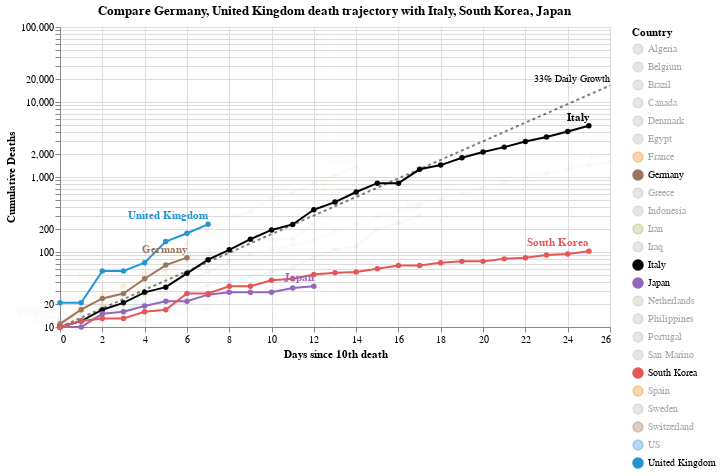

The cell this chart's notebook holds for it:
### Code cell
#hide_input
chart4 = make_since_chart(['Germany', 'United Kingdom'])
chart4

### Figure 1 — Vega-Lite specification as saved in the notebook (floating-point values rounded to 4 significant figures; data arrays with more than 128 entries replaced by an {"elided": "..."} marker saying what was removed)
{"config": {"view": {"continuousWidth": 400, "continuousHeight": 300}}, "layer": [{"mark": {"type": "line", "color": "black", "opacity": 0.5, "strokeDash": [3, 3]}, "encoding": {"x": {"type": "quantitative", "field": "Days since 10th death"}, "y": {"type": "quantitative", "field": "Confirmed Cases"}}}, {"mark": {"type": "text", "align": "right", "dy": -6, "fontSize": 10, "text": "33% Daily Growth"}, "encoding": {"x": {"type": "quantitative", "field": "Days since 10th death"}, "y": {"type": "quantitative", "field": "Confirmed Cases"}}, "transform": [{"filter": "(datum['Days since 10th death'] >= 26)"}]}, {"data": {"name": "data-da39ba321c3942fafb40d8ec03b3e314"}, "mark": {"type": "line", "point": true}, "encoding": {"color": {"type": "nominal", "field": "Country", "scale": {"domain": ["Algeria", "Belgium", "Brazil", "Canada", "Denmark", "Egypt", "France", "Germany", "Greece", "Indonesia", "Iran", "Iraq", "Italy", "Japan", "Netherlands", "Philippines", "Portugal", "San Marino", "South Korea", "Spain", "Sweden", "Switzerland", "US", "United Kingdom"], "range": ["#C1B7AD", "#C1B7AD", "#C1B7AD", "#C1B7AD", "#C1B7AD", "#C1B7AD", "#F58518", "#9D755D", "#C1B7AD", "#C1B7AD", "#A1BA59", "#C1B7AD", "black", "#9467bd", "#C1B7AD", "#C1B7AD", "#C1B7AD", "#C1B7AD", "#E45756", "#F58518", "#C1B7AD", "#9D755D", "#2495D3", "#2495D3"]}}, "opacity": {"condition": {"value": 1, "selection": "selector004"}, "value": 0.05}, "tooltip": [{"type": "nominal", "field": "Country"}, {"type": "temporal", "field": "Date"}, {"type": "quantitative", "field": "Confirmed Cases"}, {"type": "quantitative", "field": "Days since 10th death"}], "x": {"type": "quantitative", "field": "Days since 10th death"}, "y": {"type": "quantitative", "axis": {"title": "Cumulative Deaths"}, "field": "Confirmed Cases", "scale": {"type": "log"}}}, "selection": {"selector004": {"type": "multi", "fields": ["Country"], "bind": "legend", "init": [{"Country": "Germany"}, {"Country": "United Kingdom"}, {"Country": "Italy"}, {"Country": "South Korea"}, {"Country": "Japan"}]}}, "width": 550}, {"data": {"name": "data-da39ba321c3942fafb40d8ec03b3e314"}, "mark": {"type": "text", "align": "right", "dy": -8, "fontWeight": "bold"}, "encoding": {"color": {"type": "nominal", "field": "Country", "scale": {"domain": ["Algeria", "Belgium", "Brazil", "Canada", "Denmark", "Egypt", "France", "Germany", "Greece", "Indonesia", "Iran", "Iraq", "Italy", "Japan", "Netherlands", "Philippines", "Portugal", "San Marino", "South Korea", "Spain", "Sweden", "Switzerland", "US", "United Kingdom"], "range": ["#C1B7AD", "#C1B7AD", "#C1B7AD", "#C1B7AD", "#C1B7AD", "#C1B7AD", "#F58518", "#9D755D", "#C1B7AD", "#C1B7AD", "#A1BA59", "#C1B7AD", "black", "#9467bd", "#C1B7AD", "#C1B7AD", "#C1B7AD", "#C1B7AD", "#E45756", "#F58518", "#C1B7AD", "#9D755D", "#2495D3", "#2495D3"]}}, "opacity": {"condition": {"value": 1, "selection": "selector004"}, "value": 0.05}, "text": {"type": "nominal", "field": "Country"}, "tooltip": [{"type": "nominal", "field": "Country"}, {"type": "temporal", "field": "Date"}, {"type": "quantitative", "field": "Confirmed Cases"}, {"type": "quantitative", "field": "Days since 10th death"}], "x": {"type": "quantitative", "field": "Days since 10th death"}, "y": {"type": "quantitative", "axis": {"title": "Cumulative Deaths"}, "field": "Confirmed Cases", "scale": {"type": "log"}}}, "transform": [{"filter": "(datum['Date'] >= 1584748800000)"}], "width": 550}], "data": {"name": "data-bb91da50fb7a5973c7e9cc660177b328"}, "title": "Compare Germany, United Kingdom death trajectory with Italy, South Korea, Japan", "$schema": "https://vega.github.io/schema/vega-lite/v4.0.2.json", "datasets": {"data-bb91da50fb7a5973c7e9cc660177b328": [{"Days since 10th death": 0, "Confirmed Cases": 10.0}, {"Days since 10th death": 1, "Confirmed Cases": 13.3}, {"Days since 10th death": 2, "Confirmed Cases": 17.69}, {"Days since 10th death": 3, "Confirmed Cases": 23.53}, {"Days since 10th death": 4, "Confirmed Cases": 31.29}, {"Days since 10th death": 5, "Confirmed Cases": 41.62}, {"Days since 10th death": 6, "Confirmed Cases": 55.35}, {"Days since 10th death": 7, "Confirmed Cases": 73.61}, {"Days since 10th death": 8, "Confirmed Cases": 97.91}, {"Days since 10th death": 9, "Confirmed Cases": 130.2}, {"Days since 10th death": 10, "Confirmed Cases": 173.2}, {"Days since 10th death": 11, "Confirmed Cases": 230.3}, {"Days since 10th death": 12, "Confirmed Cases": 306.4}, {"Days since 10th death": 13, "Confirmed Cases": 407.4}, {"Days since 10th death": 14, "Confirmed Cases": 541.9}, {"Days since 10th death": 15, "Confirmed Cases": 720.7}, {"Days since 10th death": 16, "Confirmed Cases": 958.6}, {"Days since 10th death": 17, "Confirmed Cases": 1275.0}, {"Days since 10th death": 18, "Confirmed Cases": 1696.0}, {"Days since 10th death": 19, "Confirmed Cases": 2255.0}, {"Days since 10th death": 20, "Confirmed Cases": 2999.0}, {"Days since 10th death": 21, "Confirmed Cases": 3989.0}, {"Days since 10th death": 22, "Confirmed Cases": 5306.0}, {"Days since 10th death": 23, "Confirmed Cases": 7056.0}, {"Days since 10th death": 24, "Confirmed Cases": 9385.0}, {"Days since 10th death": 25, "Confirmed Cases": 12480.0}, {"Days since 10th death": 26, "Confirmed Cases": 16600.0}], "data-da39ba321c3942fafb40d8ec03b3e314": {"elided": "215 records"}}}
